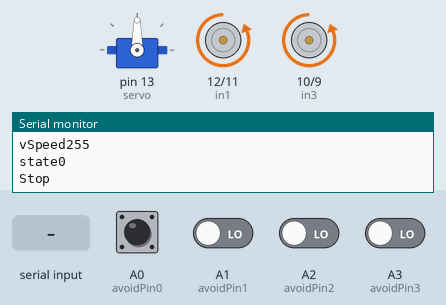
Recording of a sketch running on a simulated Arduino Uno, built with avr-gcc and run on an emulated ATmega328P. Parts: servo, motor-driver pin pairs drawn as motors (green arrow = first pin HIGH = forward, orange = second pin HIGH = backward, longer = more drive, scaled by the enable pin), the last lines printed to the serial monitor. The test bench sets the inputs (shaded band); at power-on: A0 (avoidPin0) HIGH, A1 (avoidPin1), A2 (avoidPin2), A3 (avoidPin3) LOW.

Above: at 1.2 s.
1.3 s: "F" received over Serial
7.3 s: "G" received over Serial
13.3 s: "I" received over Serial
19.3 s: "L" received over Serial
25.3 s: A1 (avoidPin1) driven HIGH
At 26.4 s:
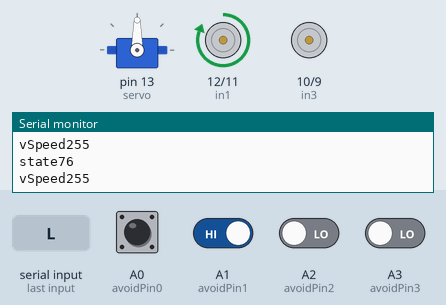
31.3 s: "R" received over Serial
At 32.6 s:
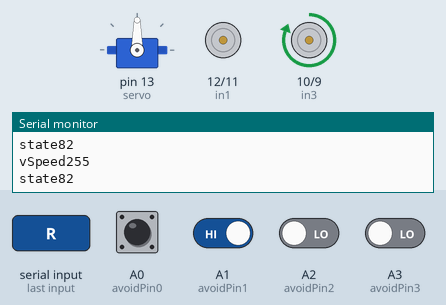
Timing chart, 0 to 33.8 s (numbered marks = the images above; inputs shaded):
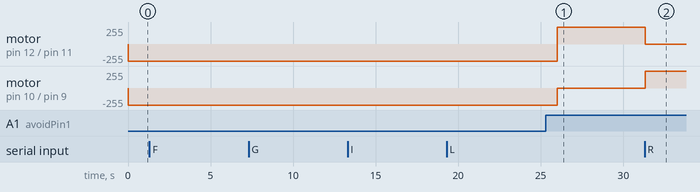

Measured:
- after the input at 25.3 s, motor on pin 12 (in1) / pin 11 (in2): backward 255/255 → forward 255/255 after 0.71 s; motor on pin 10 (in3) / pin 9 (in4): backward 255/255 → stopped after 0.71 s
- after the input at 31.3 s, motor on pin 12 (in1) / pin 11 (in2): forward 255/255 → stopped at once; motor on pin 10 (in3) / pin 9 (in4): stopped → forward 255/255 at once

The sketch:

Project_02.ino
```cpp
#include <Servo.h> // подключаем библиотеку для работы с сервоприводом
#define avoidPin1 A1 // задаем имя для порта с ик датчиком
#define avoidPin0 A0 //
#define avoidPin2 A2 //
#define avoidPin3 A3 //
#define TRIG 4 //Устанавливаем пин для ультразвукового датчика
#define ECHO 2 //
Servo servo;

int avoid0; // Определяем дополнительные переменные для ик
int avoid1; //
int avoid2; //
int avoid3; //

int angle = 90;     // Определяем дополнительные переменные для вращения
int lookLeft = 0;//   серво
int lookRight = 0;//
int lookAhead = 0;//
int timeEcho;

// motor A // Назначаем пины для мотора A
int enA = 8;
int in1 = 12;
int in2 = 11;
// motor B // Назначаем пины для мотора B
int enB = 7;
int in3 = 10;
int in4 = 9;
int mode = 0;

 int i=0; //Случайная переменная, назначенная циклам
 int j=0; //Случайная переменная, назначенная циклам
 int state; //Переменная сигнала от устройства Bluetooth
const int vSpeed=255; // Стандартная скорость может принимать значение от 0-255
void setup() { // инициализация программы

Serial.begin(9600); // начинаем прослушивание порта
servo.attach(13); // назначаем управляющий пин сервомотору

// Определяем контакты
pinMode(avoidPin0, INPUT); // ИК
pinMode(avoidPin1, INPUT); //
pinMode(avoidPin2, INPUT); //
pinMode(avoidPin3, INPUT); //

pinMode(TRIG, OUTPUT);// Датчик расстояния
pinMode(ECHO, INPUT); //

pinMode(enA, OUTPUT); // Моторы
pinMode(enB, OUTPUT); //
pinMode(in1, OUTPUT); //
pinMode(in2, OUTPUT); //
pinMode(in3, OUTPUT); //
pinMode(in4, OUTPUT);} //

void loop() {

avoid0 = digitalRead(avoidPin0); // Присваиваем переменным значение датчиков
avoid1 = digitalRead(avoidPin1); // ИК
avoid2 = digitalRead(avoidPin2); //
avoid3 = digitalRead(avoidPin3); //

 if (state == 'W') { //Реализация переключение режимов
  mode = 1;
}else if(state == 'w'){
  mode = 0;
}

  if(Serial.available() /*> 0*/){ //Устанавливаем соединение и принимаем команды с удаленного устройства
 state = Serial.read();
 }
 Serial.print("vSpeed");
 Serial.println(vSpeed);
 Serial.print("state");
 Serial.println(state);

 //Остановите автомобиль, когда соединение Bluetooth отключено.
//(Удалите "//" подстроки для активации.)
// if(digitalRead(BTState)==LOW) { state='S'; }
 //Сохранить входящие данные в переменную " состояние
 if(mode == 0) //Начало режима 1
 {
  //|| avoid2 == 0 || avoid3 == 0
if(avoid0 == 0 || avoid1 == 0 ) // Остановка робота при движении вперед в
{                                               // в случае возникновения препятствия
stop();
back();
delay(2000);
stop();
}
 /***************************************************/
 //Если входящие данные "F" автомобиль идет вперед.
 if (state == 'F') {
 start();
 }
 /**********************************************/
 //Автомобиль идет вперед влево (по диагонали), если входящие данные " G.
 else if (state == 'G') {
 leftRotate();
 }
 /**********************************************/
 //Если входящие данные' I ' автомобиль идет вперед вправо (по диагонали).
 else if (state == 'I') {
 rightRotate();
 }
 /***************************************************/
 //Автомобиль возвращается, если входящие данные " B.
 else if (state == 'B') {
 back();
 }
 /*********************************************/
 //Если входящие данные 'L' автомобиль идет влево.
 else if (state == 'L') {
 left();
 }
 /********************************************************/
 //Если входящие данные 'R' автомобиль идет вправо
 else if (state == 'R') {
 right();
 }
 /*****************************************************/
 //Остановить автомобиль, если входящие данные' s.
 else if (state == 'S'){
 stop();
 }
}
if(mode == 1) //Начало режима  2
 {if(Serial.available() == 0){ // В случае возникновения разрыва соединения
  mode=0;                              //останавливаем автомобиль
  state = 'S';}
  distanceAhead(); // Проверяем возможность ехать вперед
  if(lookAhead<30){ // если расстояние спереди меньше 30 см останавливаемся
  stop();
  delay(1000);
  back(); // возвращаемся назад
  delay(1000);
  stop();
  delay(1000);
  for(angle=90;angle>=10;angle--){ //
  servo.write(angle);
  delay(5);
}
distanceRight();// проверяем дистанцию справа и заносим в переменные
delay(100);
for(angle=10;angle<=170;angle++){
servo.write(angle);
delay(5);
}

distanceLeft(); //проверяем дистанцию слева и заносим в переменные
delay(100);
for(angle=170;angle>=90;angle--){
servo.write(angle); // считываем данные
delay(5);
}

if(lookLeft < lookRight){ //определяем направление движения

right(); // поворачиваем на права и едем
delay(1000);
stop();
}

else{

left(); // поворачиваем на лево и едем
delay(1000);
stop();
}
}
else{
start(); // Если препятствий нет едем
}
 }
}
//Реализация основных функций движения:
void start() // Робот едет вперед
{
// motor A
digitalWrite(in1, HIGH);
digitalWrite(in2, LOW);
analogWrite(enA, vSpeed);
// motor B
digitalWrite(in3, HIGH);
digitalWrite(in4, LOW);

analogWrite(enB,vSpeed);
//delay(2000);
}

void stop() // Робот останавливается
{
  Serial.println("Stop");

digitalWrite(in1, LOW);
digitalWrite(in2, LOW);
analogWrite(enA, 0);
digitalWrite(in3, LOW);
digitalWrite(in4, LOW);
analogWrite(enB,0);
}

void back() // Робот движется назад
{
digitalWrite(in1, LOW);
digitalWrite(in2, HIGH);
analogWrite(enA, 200);
digitalWrite(in3, LOW);
digitalWrite(in4, HIGH);
analogWrite(enB, 200);
}
void left() // Робот разворачивается против часовой стрелки
{
digitalWrite(in1, HIGH);
digitalWrite(in2, LOW);
analogWrite(enA, 200);
digitalWrite(in3, LOW);
digitalWrite(in4, LOW);
analogWrite(enB, 200);
}
void right() // Робот разворачивается по часовой стрелки
{
digitalWrite(in1, LOW);
digitalWrite(in2, LOW);
analogWrite(enA, 200);
digitalWrite(in3, HIGH);
digitalWrite(in4, LOW);
analogWrite(enB, 200);
}

void leftRotate() // Робот едет по диагонали на лево
{
digitalWrite(in1, HIGH);
digitalWrite(in2, LOW);
analogWrite(enA, 200);
digitalWrite(in3, LOW);
digitalWrite(in4, HIGH);
analogWrite(enB, 200);
}

void rightRotate() // Робот едет по диагонали на право
{
digitalWrite(in1, LOW);
digitalWrite(in2, HIGH);
analogWrite(enA, 200);
digitalWrite(in3, HIGH);
digitalWrite(in4, LOW);
analogWrite(enB, 200);
}
// Реализация вспомогательных функций:
void distanceLeft(){ // Проверяем дистанцию слева

digitalWrite(TRIG, HIGH);
delayMicroseconds(10);
digitalWrite(TRIG, LOW);
timeEcho = pulseIn(ECHO, HIGH);
lookLeft = timeEcho/58;
}
void distanceAhead(){ // Проверяем дистанцию спереди

digitalWrite(TRIG, HIGH);
delayMicroseconds(10);
digitalWrite(TRIG, LOW);
timeEcho = pulseIn(ECHO, HIGH);
lookAhead = timeEcho/58;

}

void distanceRight(){ // Проверяем дистанцию справа

digitalWrite(TRIG, HIGH);
delayMicroseconds(10);
digitalWrite(TRIG, LOW);
timeEcho = pulseIn(ECHO, HIGH);
lookRight = timeEcho/58;
}
```
